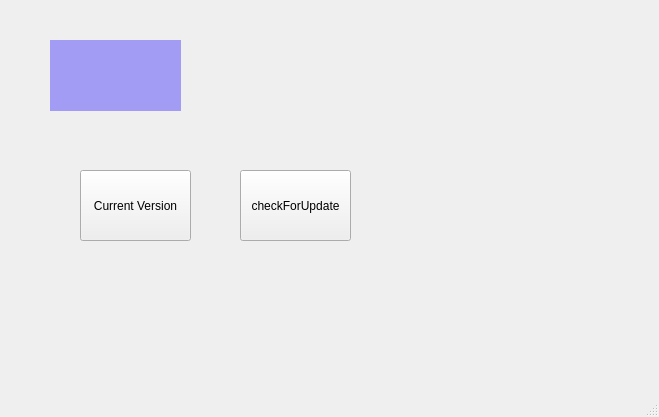
<?xml version="1.0" encoding="UTF-8"?>
<ui version="4.0">
 <class>MainWindow</class>
 <widget class="QMainWindow" name="MainWindow">
  <property name="geometry">
   <rect>
    <x>0</x>
    <y>0</y>
    <width>659</width>
    <height>417</height>
   </rect>
  </property>
  <property name="windowTitle">
   <string>MainWindow</string>
  </property>
  <widget class="QWidget" name="centralwidget">
   <widget class="QPushButton" name="pushButton">
    <property name="geometry">
     <rect>
      <x>80</x>
      <y>170</y>
      <width>111</width>
      <height>71</height>
     </rect>
    </property>
    <property name="text">
     <string>Current Version</string>
    </property>
    <property name="checkable">
     <bool>true</bool>
    </property>
   </widget>
   <widget class="QLabel" name="label">
    <property name="geometry">
     <rect>
      <x>50</x>
      <y>40</y>
      <width>131</width>
      <height>71</height>
     </rect>
    </property>
    <property name="styleSheet">
     <string notr="true">background-color:rgba(144, 135, 246, 0.8);</string>
    </property>
    <property name="text">
     <string/>
    </property>
    <property name="alignment">
     <set>Qt::AlignCenter</set>
    </property>
   </widget>
   <widget class="QPushButton" name="pushButton_2">
    <property name="geometry">
     <rect>
      <x>240</x>
      <y>170</y>
      <width>111</width>
      <height>71</height>
     </rect>
    </property>
    <property name="text">
     <string>checkForUpdate</string>
    </property>
   </widget>
  </widget>
  <widget class="QMenuBar" name="menubar">
   <property name="geometry">
    <rect>
     <x>0</x>
     <y>0</y>
     <width>659</width>
     <height>24</height>
    </rect>
   </property>
  </widget>
  <widget class="QStatusBar" name="statusbar"/>
 </widget>
 <resources/>
 <connections/>
</ui>
